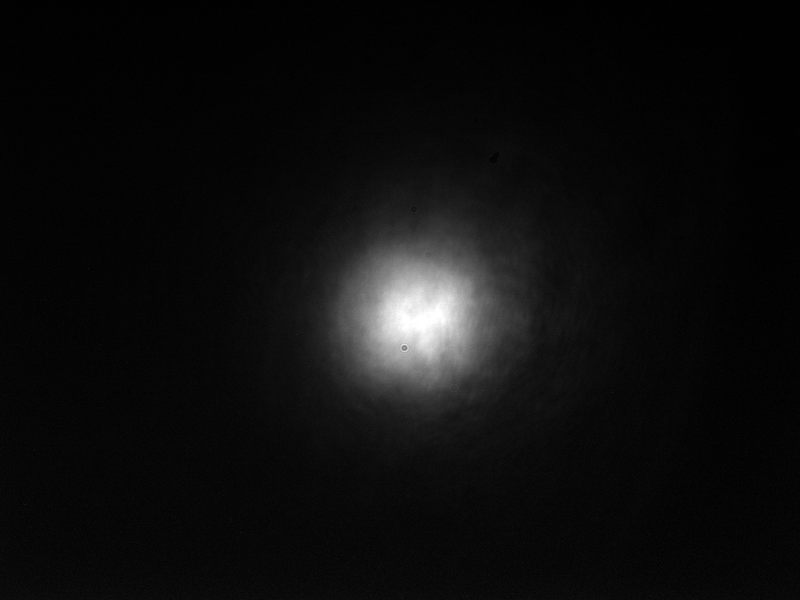
#> input picture original.png, 1600 x 1200 px, found by its file name (shown at 1/2 size)
$ python GS.py
#> lines starting #> are read from the running program, lines starting #| are printed output that depends on the picture
#> further down, image is the input picture: shape (1200, 1600); min 0, max 255, mean 13.5
import numpy as np
from matplotlib import pyplot as plt
import numpy.fft as fft
from PIL import Image

### Define constants
w_i = 3.24*10**-3  # input waist
# w_i = 3.24*10**-3
w_o = 960*10**-6  # output waist
wavelength = 632*10**-9  # wavelength
SLM_h, SLM_w = 512, 512  # SLM resolution
SLM_pixelsize = 8*10**-6  # SLM pixel size
w = w_i/SLM_pixelsize  # w in the equation
F = 350*10**-3  # Fourier lens focal distance
p = wavelength*F/SLM_h/SLM_pixelsize  # pixel size in output plane
l = 2*w_o/p  # total diffraction order
c1 = l*np.pi/(4*SLM_h*w)
c2 = l*np.pi/(SLM_h*w)


def gs(img, target, initial_pm, max_iter):

#> called with max_iter = 200
    am_in = np.sqrt(img)
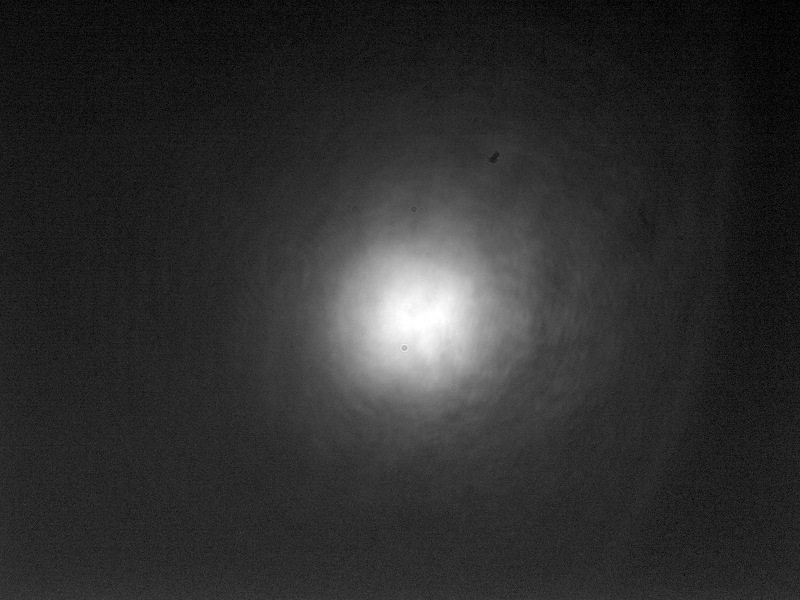
#> am_in: shape (1200, 1600) float16 (shown at 1/2 size); min 0, max 15.97, mean 2.89; drawn with min black and max white
    am_fp = np.sqrt(target)
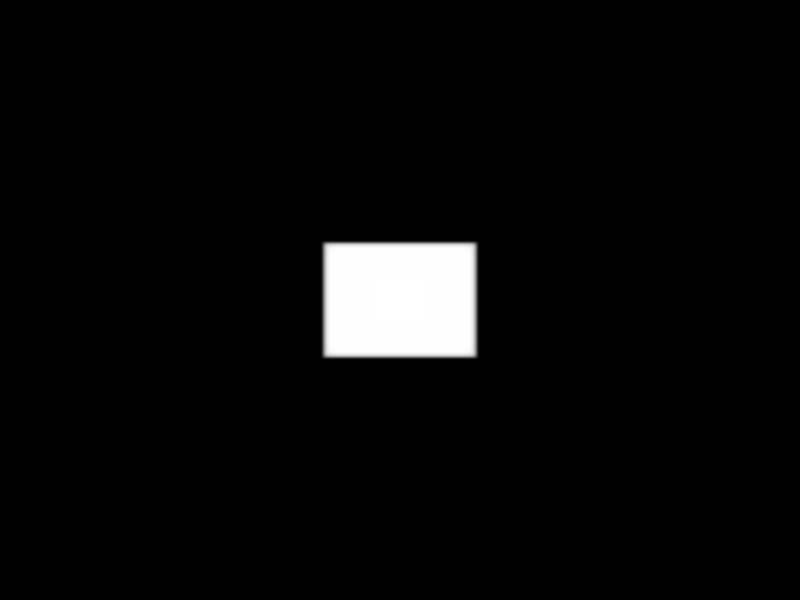
#> am_fp: shape (1200, 1600) float64 (shown at 1/2 size); min 0, max 1, mean 0.0358
    E_in = am_in * np.exp(1j*initial_pm)
    E_fp = fft.fftshift(fft.fft2(fft.fftshift(E_in)))
    E_cor = am_fp * np.exp(1j * np.angle(E_fp))
    E_out = fft.fftshift(fft.ifft2(fft.fftshift(E_cor)))

    for ii in range(max_iter):
        E_in = am_in * np.exp(1j*np.angle(E_out))
        E_fp = fft.fftshift(fft.fft2(fft.fftshift(E_in)))
        E_cor = am_fp * np.exp(1j*np.angle(E_fp))
        E_out = fft.fftshift(fft.ifft2(fft.fftshift(E_cor)))

    pm = np.angle(E_out)
    pm = np.where(pm < 0, 2*np.pi+pm, pm)

    return pm


def rmse(result, target):
    return np.sqrt(np.sum(np.square(result-target))/np.sum(np.square(target)))

file = r'C:\Users\loasis\Documents\GitHub\SLM_PW\Tests\Diode\original.png'
image = np.array(Image.open(file))

x = np.linspace(-0.005, 0.005, 1600)
y = np.linspace(-0.005, 0.005, 1200)
X, Y = np.meshgrid(x, y)

x2 = np.linspace(-255, 256, 1600)
y2 = np.linspace(-255, 256, 1200)
X2, Y2 = np.meshgrid(x2, y2)

input_beam = np.exp(-2*(X**2+Y**2)/w_i**2)
output_beam = np.exp(-2*(X/w_o)**40-2*(Y/w_o)**40)

#> (the run stopped early here; a loop or call above may not have finished)
